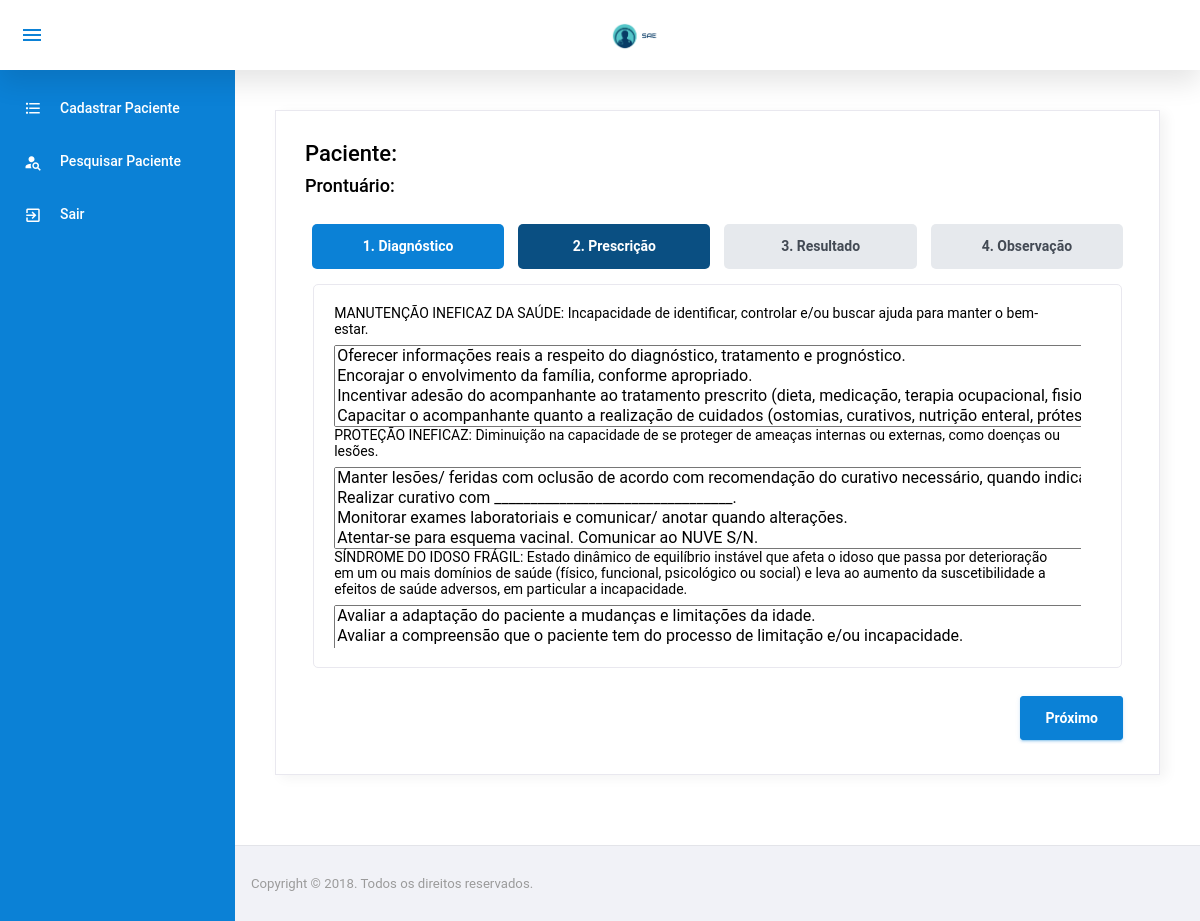
The page /rotina/RotinaPrescricao.php?idQuestionario=7 (signed in) on the database as committed earlier.
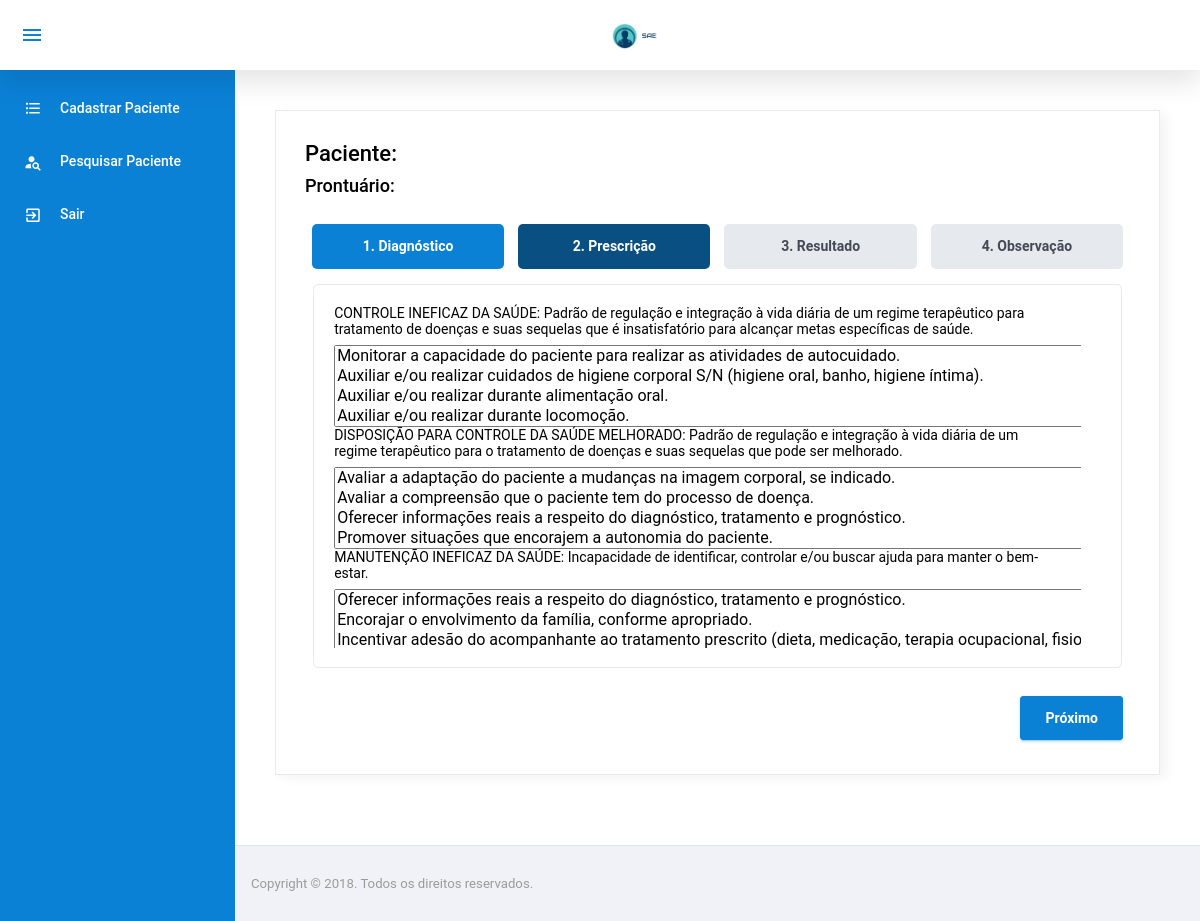
The same page on the database as committed later.
### tables this page shows
CREATE TABLE `pacientediagnostico` (
  `IdDiagnostico` int(11) NOT NULL,
  `IdQuestionarioDiagPresc` int(11) NOT NULL
);

CREATE TABLE `diagnostico` (
  `IdDiagnostico` int(11) NOT NULL,
  `Descricao` varchar(300) NOT NULL,
  `IdUnidadeInternacao` tinyint(4) NOT NULL
);

### config/BD.php (called while the page is built, shortened)
<?php
	class BancoDados{
		public static function obterConexao(){
			if(isset($conexao) == false){
				$conexao = new PDO("mysql:dbname=u989534060_sae;host=localhost","root","",array(PDO::MYSQL_ATTR_INIT_COMMAND => "SET NAMES utf8"));
				$conexao->setAttribute(PDO::ATTR_ERRMODE, PDO::ERRMODE_EXCEPTION);
			}
			return $conexao;
		}
	}
?>

### model/PacienteDiagnosticoModel.php (called while the page is built, shortened)
<?php
	require_once $_SERVER["DOCUMENT_ROOT"] . "/sae/config/BD.php";
	class PacienteDiagnosticoModel{
		private $bd;
		 function __construct(){
		 	$this->bd = BancoDados::obterConexao();
		 }
         public function listarIdQuestionarioDiagPresc($idQuestionarioDiagPresc){
            $listarIdQuestionarioDiagPresc = $this->bd->prepare("SELECT * from pacientediagnostico where IdQuestionarioDiagPresc = :idQuestionarioDiagPresc");
            $listarIdQuestionarioDiagPresc->bindParam(":idQuestionarioDiagPresc", $idQuestionarioDiagPresc);
            $listarIdQuestionarioDiagPresc->execute();
            $res = $listarIdQuestionarioDiagPresc->fetchAll(PDO::FETCH_ASSOC);
            return $res;
         }
	}
?>

### model/DiagnosticoModel.php (called while the page is built, shortened)
<?php
	require_once $_SERVER["DOCUMENT_ROOT"] . "/sae/config/BD.php";
	class DiagnosticoModel{
		private $bd;
		 function __construct(){
		 	$this->bd = BancoDados::obterConexao();
		 }
		public function listarID($idDiagnostico){
            $listarUm = $this->bd->prepare("SELECT * from diagnostico where idDiagnostico = :idDiagnostico");
            $listarUm->bindParam(":idDiagnostico", $idDiagnostico, PDO::PARAM_INT);
            $listarUm->execute();
            $res = $listarUm->fetch(PDO::FETCH_ASSOC);
            return $res;
		 }
	}
?>

### model/PrescricaoDiagnosticoModel.php (called while the page is built, shortened)
<?php
	require_once $_SERVER["DOCUMENT_ROOT"] . "/sae/config/BD.php";
	class PrescricaoDiagnosticoModel{
		private $bd;
		 function __construct(){
		 	$this->bd = BancoDados::obterConexao();
		 }
		 public function listarPorIdDiagnostico($idDiagnostico){
			$listarPorIdDiagnostico = $this->bd->query("SELECT * from diagnosticoprescricao WHERE IdDiagnostico = " . $idDiagnostico);
			$res = $listarPorIdDiagnostico->fetchAll(PDO::FETCH_ASSOC);
			return $res;
		 }
	}
?>

### rotina/RotinaPrescricao.php (the view, shortened to what the changed rows need)
<!DOCTYPE html>
<html lang="pt-br">
<?php
    include $_SERVER["DOCUMENT_ROOT"] . "/sae/template/header.php";
    require_once $_SERVER["DOCUMENT_ROOT"]	. "/sae/model/PacienteDiagnosticoModel.php";
    require_once $_SERVER["DOCUMENT_ROOT"]	. "/sae/model/DiagnosticoModel.php";
    require_once $_SERVER["DOCUMENT_ROOT"]	. "/sae/model/PrescricaoDiagnosticoModel.php";
    $idQuestionario = $_GET["idQuestionario"];
    $pacienteDiagnosticoModel = new PacienteDiagnosticoModel();
    $diagnosticoModel = new DiagnosticoModel();
    $prescricaoModel = new PrescricaoModel();
    $prescricaoDiagnosticoModel = new PrescricaoDiagnosticoModel();
    $resQuestionarioDiagnosticos = $pacienteDiagnosticoModel->listarIdQuestionarioDiagPresc($idQuestionario);
?>
<body>
  <div class="container-scroller">
    <?php require '../template/menuENF.php'; ?>
      <div class="main-panel">
        <div class="content-wrapper">
            <div class="row">
                <div class="col-12 grid-margin">
                  <div class="card">
                    <div class="card-body">
                      <br>
                      <form id="form-rotina" method="POST" action="../controller/QuestionarioDiagnosticoController.php?acao=cadastrarPrescricao">
                        <div role="application" class="wizard clearfix" id="steps-uid-0">
                        <div class="content clearfix">
                          <section style="overflow: auto;" id="steps-uid-0-p-1" role="tabpanel" aria-labelledby="steps-uid-0-h-1" class="body current" style="left: 0px;" aria-hidden="false">
                          <?php
                                  foreach($resQuestionarioDiagnosticos as $diagnostico){
                          ?>
                          <?php
                                    $resDiagnostico = $diagnosticoModel->listarID($diagnostico["IdDiagnostico"]);
                                    ?>
                                    <p><?php echo $resDiagnostico['Descricao']?></p>
                                    <select multiple name="diagnostico<?php echo $diagnostico["IdDiagnostico"] ?>[]">
                                    <?php
                                    $resPrescricao = $prescricaoDiagnosticoModel->listarPorIdDiagnostico($resDiagnostico['IdDiagnostico']);
                                    foreach($resPrescricao as $prescricao){
                                      $resPrescricao = $prescricaoModel->listarID($prescricao["IdPrescricao"]);
                                    ?>
                                    <option value="<?php echo $prescricao['IdPrescricao']; ?>"><?php echo $resPrescricao["Descricao"];?></option>
                                    <?php } ?>
                                    </select>
                                  <?php } ?>
                          </section>
                        </div>
                        </div>
                      </form>
                    </div>
                  </div>
                </div>
              </div>
        </div>
      </div>
    </div>
  </div>
</body>
</html>

Rows that differ between the two databases and show on the page:
no longer on this page (row unchanged): pacientediagnostico: IdDiagnostico.Descricao "PROTEÇÃO INEFICAZ: Diminuição na capacidade de se proteger de ameaças internas ou externas, como doenças ou lesões.", IdDiagnostico "Manter lesões/ feridas com oclusão de acordo com recomendação do curativo necessário, quando indicado. / Realizar curativo com _________________________________. / Monitorar exames laboratoriais e comunicar/ anotar quando alterações. / Atentar-se para esquema vacinal. Comunicar ao NUVE S/N.", diagnosticoprescricao ($prescricao['IdPrescricao'] 32 (drawn)), diagnosticoprescricao ($prescricao['IdPrescricao'] 33 (drawn)), diagnosticoprescricao ($prescricao['IdPrescricao'] 35 (drawn)), diagnosticoprescricao ($prescricao['IdPrescricao'] 36 (drawn)), diagnosticoprescricao ($prescricao['IdPrescricao'] 37 (drawn))
removed pacientediagnostico: IdDiagnostico.Descricao "SÍNDROME DO IDOSO FRÁGIL: Estado dinâmico de equilíbrio instável que afeta o idoso que passa por deterioração em um ou mais domínios de saúde (físico, funcional, psicológico ou social) e leva ao aumento da suscetibilidade a efeitos de saúde adversos, em particular a incapacidade.", IdDiagnostico "Avaliar a adaptação do paciente a mudanças e limitações da idade. / Avaliar a compreensão que o paciente tem do processo de limitação e/ou incapacidade. / Oferecer informações reais a respeito da limitação e/ou incapacidade. / Promover situações que encorajem a autonomia do paciente.", diagnosticoprescricao ($prescricao['IdPrescricao'] 45 (drawn)), diagnosticoprescricao ($prescricao['IdPrescricao'] 46 (drawn)), diagnosticoprescricao ($prescricao['IdPrescricao'] 47 (drawn))
added pacientediagnostico: IdDiagnostico.Descricao "CONTROLE INEFICAZ DA SAÚDE: Padrão de regulação e integração à vida diária de um regime terapêutico para tratamento de doenças e suas sequelas que é insatisfatório para alcançar metas específicas de saúde.", IdDiagnostico "Monitorar a capacidade do paciente para realizar as atividades de autocuidado. / Auxiliar e/ou realizar cuidados de higiene corporal S/N (higiene oral, banho, higiene íntima). / Auxiliar e/ou realizar durante alimentação oral. / Auxiliar e/ou realizar durante locomoção.", diagnosticoprescricao ($prescricao['IdPrescricao'] 11 (drawn)), diagnosticoprescricao ($prescricao['IdPrescricao'] 12 (drawn)), diagnosticoprescricao ($prescricao['IdPrescricao'] 13 (drawn)), diagnosticoprescricao ($prescricao['IdPrescricao'] 14 (drawn)), diagnosticoprescricao ($prescricao['IdPrescricao'] 15 (drawn))
added pacientediagnostico: IdDiagnostico.Descricao "DISPOSIÇÃO PARA CONTROLE DA SAÚDE MELHORADO: Padrão de regulação e integração à vida diária de um regime terapêutico para o tratamento de doenças e suas sequelas que pode ser melhorado.", IdDiagnostico "Avaliar a adaptação do paciente a mudanças na imagem corporal, se indicado. / Avaliar a compreensão que o paciente tem do processo de doença. / Oferecer informações reais a respeito do diagnóstico, tratamento e prognóstico. / Promover situações que encorajem a autonomia do paciente.", diagnosticoprescricao ($prescricao['IdPrescricao'] 19 (drawn)), diagnosticoprescricao ($prescricao['IdPrescricao'] 20 (drawn)), diagnosticoprescricao ($prescricao['IdPrescricao'] 21 (drawn)), diagnosticoprescricao ($prescricao['IdPrescricao'] 22 (drawn)), diagnosticoprescricao ($prescricao['IdPrescricao'] 23 (drawn))
